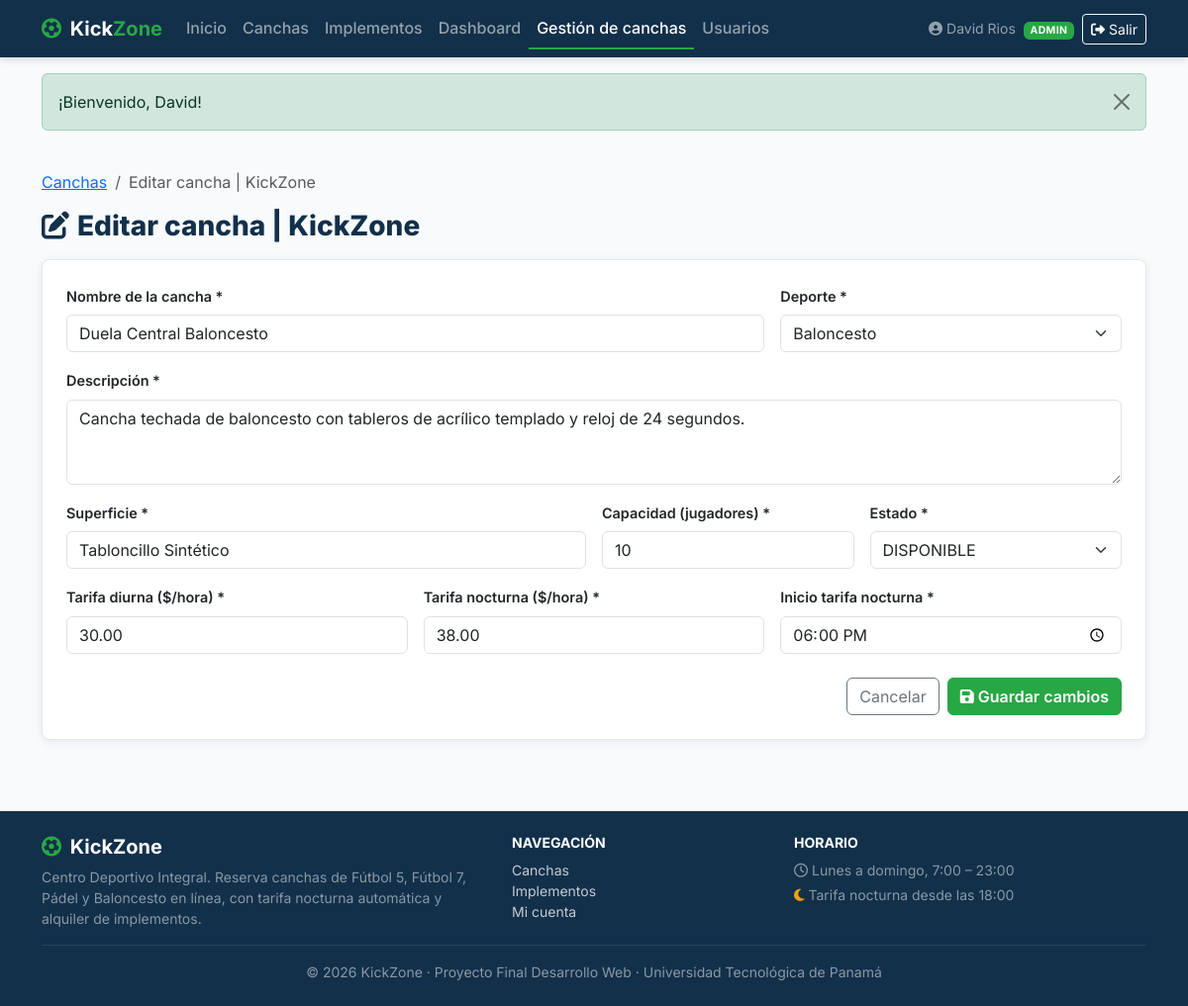
The page /admin/cancha_form.php?id=6 (signed in) on the database its author committed.
### tables this page shows
CREATE TABLE canchas (
    id_cancha INT AUTO_INCREMENT PRIMARY KEY,
    id_deporte INT NOT NULL,
    nombre VARCHAR(100) NOT NULL,
    descripcion TEXT NOT NULL,
    superficie VARCHAR(60) NOT NULL,
    capacidad_jugadores INT NOT NULL,
    tarifa_diurna DECIMAL(8,2) NOT NULL,
    tarifa_nocturna DECIMAL(8,2) NOT NULL,
    hora_inicio_nocturna TIME NOT NULL DEFAULT '18:00:00',
    imagen_url VARCHAR(255) DEFAULT 'assets/img/cancha_default.jpg',
    estado ENUM('DISPONIBLE', 'MANTENIMIENTO', 'INACTIVA') NOT NULL DEFAULT 'DISPONIBLE',
    fecha_creacion TIMESTAMP DEFAULT CURRENT_TIMESTAMP,
    CONSTRAINT fk_cancha_deporte FOREIGN KEY (id_deporte) REFERENCES deportes(id_deporte) ON UPDATE CASCADE,
    INDEX idx_cancha_deporte (id_deporte),
    INDEX idx_cancha_estado (estado),
    INDEX idx_cancha_nombre (nombre)
);

CREATE TABLE deportes (
    id_deporte INT AUTO_INCREMENT PRIMARY KEY,
    nombre VARCHAR(60) NOT NULL UNIQUE,
    descripcion VARCHAR(200) NOT NULL,
    icono VARCHAR(50) DEFAULT 'fa-futbol'
);

### includes/seguridad.php (called while the page is built, shortened)
<?php
function e(mixed $valor): string
{
    return htmlspecialchars((string) $valor, ENT_QUOTES | ENT_SUBSTITUTE, 'UTF-8');
}
function url(string $ruta = ''): string
{
    return BASE_URL . ltrim($ruta, '/');
}

### admin/cancha_form.php (the view, shortened to what this page needs)
<?php
$pdo = db();
$estados = ['DISPONIBLE', 'MANTENIMIENTO', 'INACTIVA'];
$id = filter_var($_GET['id'] ?? null, FILTER_VALIDATE_INT, ['options' => ['min_range' => 1]]) ?: null;
$esEdicion = $id !== null;
$cancha = [
    'id_deporte'           => '',
    'nombre'               => '',
    'descripcion'          => '',
    'superficie'           => '',
    'capacidad_jugadores'  => '',
    'tarifa_diurna'        => '',
    'tarifa_nocturna'      => '',
    'hora_inicio_nocturna' => '18:00',
    'estado'               => 'DISPONIBLE',
];
if ($esEdicion) {
    $stmt = $pdo->prepare('SELECT * FROM canchas WHERE id_cancha = :id');
    $stmt->execute([':id' => $id]);
    $encontrada = $stmt->fetch();
    $cancha = array_merge($cancha, $encontrada);
    $cancha['hora_inicio_nocturna'] = substr((string) $cancha['hora_inicio_nocturna'], 0, 5);
}
$deportes = $pdo->query('SELECT id_deporte, nombre FROM deportes ORDER BY nombre')->fetchAll();
$errores = [];
$invalido = static fn(string $campo): string => isset($errores[$campo]) ? ' is-invalid' : '';
$titulo = $esEdicion ? 'Editar cancha' : 'Nueva cancha';
$accionForm = $esEdicion ? 'admin/cancha_form.php?id=' . $id : 'admin/cancha_form.php';
require __DIR__ . '/../includes/header.php';
?>
<div class="container py-4">
    <nav aria-label="breadcrumb">
        <ol class="breadcrumb small">
            <li class="breadcrumb-item"><a href="<?= e(url('admin/canchas.php')) ?>">Canchas</a></li>
            <li class="breadcrumb-item active" aria-current="page"><?= e($titulo) ?></li>
        </ol>
    </nav>
    <h1 class="h3 kz-titulo-seccion mb-3">
        <i class="fa-solid <?= $esEdicion ? 'fa-pen-to-square' : 'fa-plus' ?> me-2"></i><?= e($titulo) ?>
    </h1>
    <form method="post" action="<?= e(url($accionForm)) ?>" class="card kz-card p-4" novalidate>
        <div class="row g-3">
            <div class="col-md-8">
                <label for="nombre" class="form-label">Nombre de la cancha *</label>
                <input type="text" class="form-control<?= $invalido('nombre') ?>" id="nombre" name="nombre"
                       maxlength="100" required value="<?= e($cancha['nombre']) ?>">
            </div>
            <div class="col-md-4">
                <label for="id_deporte" class="form-label">Deporte *</label>
                <select class="form-select<?= $invalido('id_deporte') ?>" id="id_deporte" name="id_deporte" required>
                    <?php foreach ($deportes as $d): ?>
                        <option value="<?= (int) $d['id_deporte'] ?>" <?= (string) $cancha['id_deporte'] === (string) $d['id_deporte'] ? 'selected' : '' ?>>
                            <?= e($d['nombre']) ?>
                        </option>
                    <?php endforeach; ?>
                </select>
            </div>
            <div class="col-12">
                <label for="descripcion" class="form-label">Descripción *</label>
                <textarea class="form-control<?= $invalido('descripcion') ?>" id="descripcion" name="descripcion"
                          rows="3" maxlength="1000" required><?= e($cancha['descripcion']) ?></textarea>
            </div>
            <div class="col-md-6">
                <label for="superficie" class="form-label">Superficie *</label>
                <input type="text" class="form-control<?= $invalido('superficie') ?>" id="superficie" name="superficie"
                       maxlength="60" placeholder="Grama sintética, cristal templado…" required value="<?= e($cancha['superficie']) ?>">
            </div>
            <div class="col-md-3">
                <label for="capacidad_jugadores" class="form-label">Capacidad (jugadores) *</label>
                <input type="number" class="form-control<?= $invalido('capacidad_jugadores') ?>" id="capacidad_jugadores"
                       name="capacidad_jugadores" min="2" max="30" required value="<?= e($cancha['capacidad_jugadores']) ?>">
            </div>
            <div class="col-md-3">
                <label for="estado" class="form-label">Estado *</label>
                <select class="form-select<?= $invalido('estado') ?>" id="estado" name="estado" required>
                    <?php foreach ($estados as $est): ?>
                        <option value="<?= e($est) ?>" <?= $cancha['estado'] === $est ? 'selected' : '' ?>><?= e($est) ?></option>
                    <?php endforeach; ?>
                </select>
            </div>
            <div class="col-md-4">
                <label for="tarifa_diurna" class="form-label">Tarifa diurna ($/hora) *</label>
                <input type="number" class="form-control<?= $invalido('tarifa_diurna') ?>" id="tarifa_diurna"
                       name="tarifa_diurna" min="0.01" max="999" step="0.01" required value="<?= e($cancha['tarifa_diurna']) ?>">
            </div>
            <div class="col-md-4">
                <label for="tarifa_nocturna" class="form-label">Tarifa nocturna ($/hora) *</label>
                <input type="number" class="form-control<?= $invalido('tarifa_nocturna') ?>" id="tarifa_nocturna"
                       name="tarifa_nocturna" min="0.01" max="999" step="0.01" required value="<?= e($cancha['tarifa_nocturna']) ?>">
            </div>
            <div class="col-md-4">
                <label for="hora_inicio_nocturna" class="form-label">Inicio tarifa nocturna *</label>
                <input type="time" class="form-control<?= $invalido('hora_inicio_nocturna') ?>" id="hora_inicio_nocturna"
                       name="hora_inicio_nocturna" required value="<?= e($cancha['hora_inicio_nocturna']) ?>">
            </div>
        </div>
        <div class="d-flex justify-content-end gap-2 mt-4">
            <a href="<?= e(url('admin/canchas.php')) ?>" class="btn btn-outline-secondary">Cancelar</a>
            <button type="submit" class="btn btn-kz-verde">
                <i class="fa-solid fa-floppy-disk me-1"></i><?= $esEdicion ? 'Guardar cambios' : 'Crear cancha' ?>
            </button>
        </div>
    </form>
</div>
<?php require __DIR__ . '/../includes/footer.php'; ?>

### assets/css/estilos.css (style rules this page uses)
:root { --kz-azul: #12304A; --kz-azul-claro: #1C4A70; --kz-verde: #28A745; --kz-verde-oscuro: #1E8237; --kz-fondo: #F8FAFC; --kz-ambar: #F59E0B; --kz-texto: #1F2937; --kz-gris: #64748B; --kz-borde: #E2E8F0; --kz-radio: 8px; --kz-sombra: 0 2px 10px rgba(18, 48, 74, .08); --kz-sombra-hover: 0 8px 24px rgba(18, 48, 74, .16); }
body { font-family: 'Inter', 'Segoe UI', system-ui, -apple-system, sans-serif; background-color: var(--kz-fondo); color: var(--kz-texto); }
.btn-kz-verde { background-color: var(--kz-verde); border-color: var(--kz-verde); color: #fff; font-weight: 600; }
.kz-card { border: 1px solid var(--kz-borde); border-radius: var(--kz-radio); box-shadow: var(--kz-sombra); background: #fff; transition: transform .15s ease, box-shadow .15s ease; }
.kz-titulo-seccion { font-weight: 800; color: var(--kz-azul); }
.form-label { font-weight: 600; font-size: .9rem; }

### rows shown on the page
canchas: nombre "Duela Central Baloncesto", id_deporte "Baloncesto", descripcion "Cancha techada de baloncesto con tableros de acrílico templado y reloj de 24 segundos.", superficie "Tabloncillo Sintético", capacidad_jugadores "10", tarifa_diurna "30.00", tarifa_nocturna "38.00"

### other values the page prints
$u['nombre'] "David Rios"
$u['rol'] "ADMIN"
$m['mensaje'] "¡Bienvenido, David!"
$titulo "Editar cancha | KickZone"
form field estado "DISPONIBLE"
